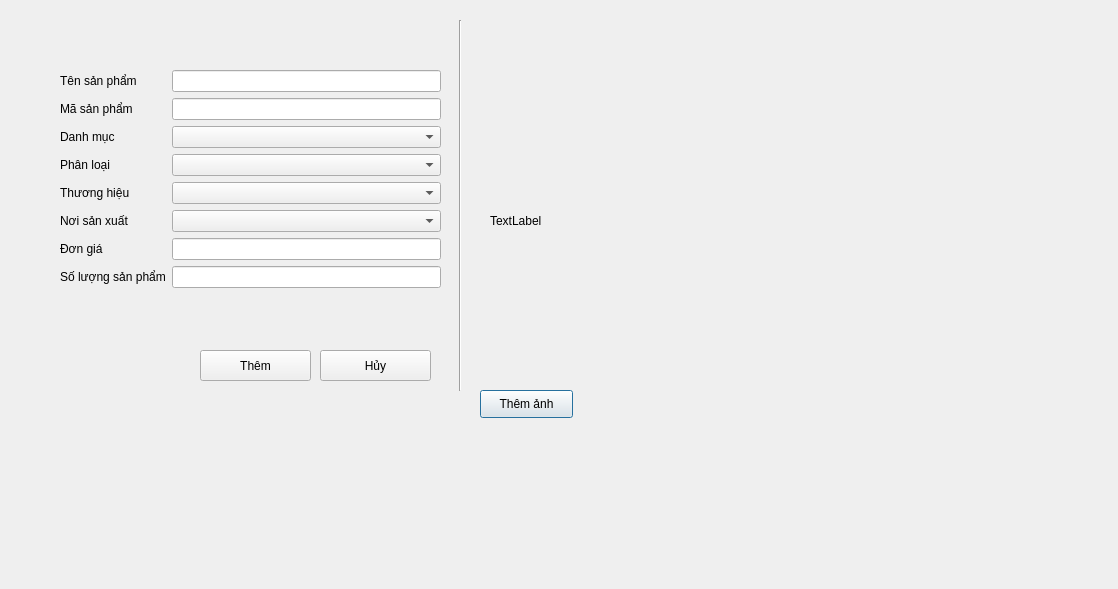
<?xml version="1.0" encoding="UTF-8"?>
<ui version="4.0">
 <class>addPd</class>
 <widget class="QDialog" name="addPd">
  <property name="geometry">
   <rect>
    <x>0</x>
    <y>0</y>
    <width>1118</width>
    <height>589</height>
   </rect>
  </property>
  <property name="cursor">
   <cursorShape>ArrowCursor</cursorShape>
  </property>
  <property name="windowTitle">
   <string>Dialog</string>
  </property>
  <property name="autoFillBackground">
   <bool>true</bool>
  </property>
  <widget class="QWidget" name="formLayoutWidget">
   <property name="geometry">
    <rect>
     <x>60</x>
     <y>70</y>
     <width>381</width>
     <height>261</height>
    </rect>
   </property>
   <layout class="QFormLayout" name="formLayout">
    <item row="0" column="0">
     <widget class="QLabel" name="name">
      <property name="text">
       <string>Tên sản phẩm</string>
      </property>
     </widget>
    </item>
    <item row="1" column="0">
     <widget class="QLabel" name="id">
      <property name="text">
       <string>Mã sản phẩm</string>
      </property>
     </widget>
    </item>
    <item row="1" column="1">
     <widget class="QLineEdit" name="id">
      <property name="autoFillBackground">
       <bool>false</bool>
      </property>
      <property name="inputMask">
       <string/>
      </property>
     </widget>
    </item>
    <item row="2" column="0">
     <widget class="QLabel" name="category">
      <property name="text">
       <string>Danh mục</string>
      </property>
     </widget>
    </item>
    <item row="2" column="1">
     <widget class="QComboBox" name="category">
      <property name="cursor">
       <cursorShape>PointingHandCursor</cursorShape>
      </property>
     </widget>
    </item>
    <item row="3" column="0">
     <widget class="QLabel" name="kind">
      <property name="text">
       <string>Phân loại</string>
      </property>
     </widget>
    </item>
    <item row="3" column="1">
     <widget class="QComboBox" name="kind">
      <property name="cursor">
       <cursorShape>PointingHandCursor</cursorShape>
      </property>
     </widget>
    </item>
    <item row="4" column="0">
     <widget class="QLabel" name="brand">
      <property name="text">
       <string>Thương hiệu</string>
      </property>
     </widget>
    </item>
    <item row="4" column="1">
     <widget class="QComboBox" name="brand">
      <property name="cursor">
       <cursorShape>PointingHandCursor</cursorShape>
      </property>
     </widget>
    </item>
    <item row="5" column="0">
     <widget class="QLabel" name="madein">
      <property name="text">
       <string>Nơi sản xuất</string>
      </property>
     </widget>
    </item>
    <item row="5" column="1">
     <widget class="QComboBox" name="madein">
      <property name="cursor">
       <cursorShape>PointingHandCursor</cursorShape>
      </property>
     </widget>
    </item>
    <item row="6" column="0">
     <widget class="QLabel" name="price">
      <property name="text">
       <string>Đơn giá</string>
      </property>
     </widget>
    </item>
    <item row="6" column="1">
     <widget class="QLineEdit" name="price"/>
    </item>
    <item row="0" column="1">
     <widget class="QLineEdit" name="name"/>
    </item>
    <item row="7" column="0">
     <widget class="QLabel" name="sLNgSNPhMLabel">
      <property name="text">
       <string>Số lượng sản phẩm</string>
      </property>
     </widget>
    </item>
    <item row="7" column="1">
     <widget class="QLineEdit" name="quanity"/>
    </item>
   </layout>
  </widget>
  <widget class="QLabel" name="photoPd">
   <property name="geometry">
    <rect>
     <x>490</x>
     <y>20</y>
     <width>401</width>
     <height>401</height>
    </rect>
   </property>
   <property name="cursor">
    <cursorShape>OpenHandCursor</cursorShape>
   </property>
   <property name="text">
    <string>TextLabel</string>
   </property>
  </widget>
  <widget class="QPushButton" name="addPhoto">
   <property name="geometry">
    <rect>
     <x>480</x>
     <y>390</y>
     <width>93</width>
     <height>28</height>
    </rect>
   </property>
   <property name="text">
    <string>Thêm ảnh</string>
   </property>
  </widget>
  <widget class="Line" name="line">
   <property name="geometry">
    <rect>
     <x>450</x>
     <y>20</y>
     <width>20</width>
     <height>371</height>
    </rect>
   </property>
   <property name="orientation">
    <enum>Qt::Vertical</enum>
   </property>
  </widget>
  <widget class="QPushButton" name="Apply">
   <property name="geometry">
    <rect>
     <x>200</x>
     <y>350</y>
     <width>111</width>
     <height>31</height>
    </rect>
   </property>
   <property name="text">
    <string>Thêm</string>
   </property>
  </widget>
  <widget class="QPushButton" name="pushButton">
   <property name="geometry">
    <rect>
     <x>320</x>
     <y>350</y>
     <width>111</width>
     <height>31</height>
    </rect>
   </property>
   <property name="text">
    <string>Hủy</string>
   </property>
  </widget>
 </widget>
 <resources/>
 <connections/>
</ui>
